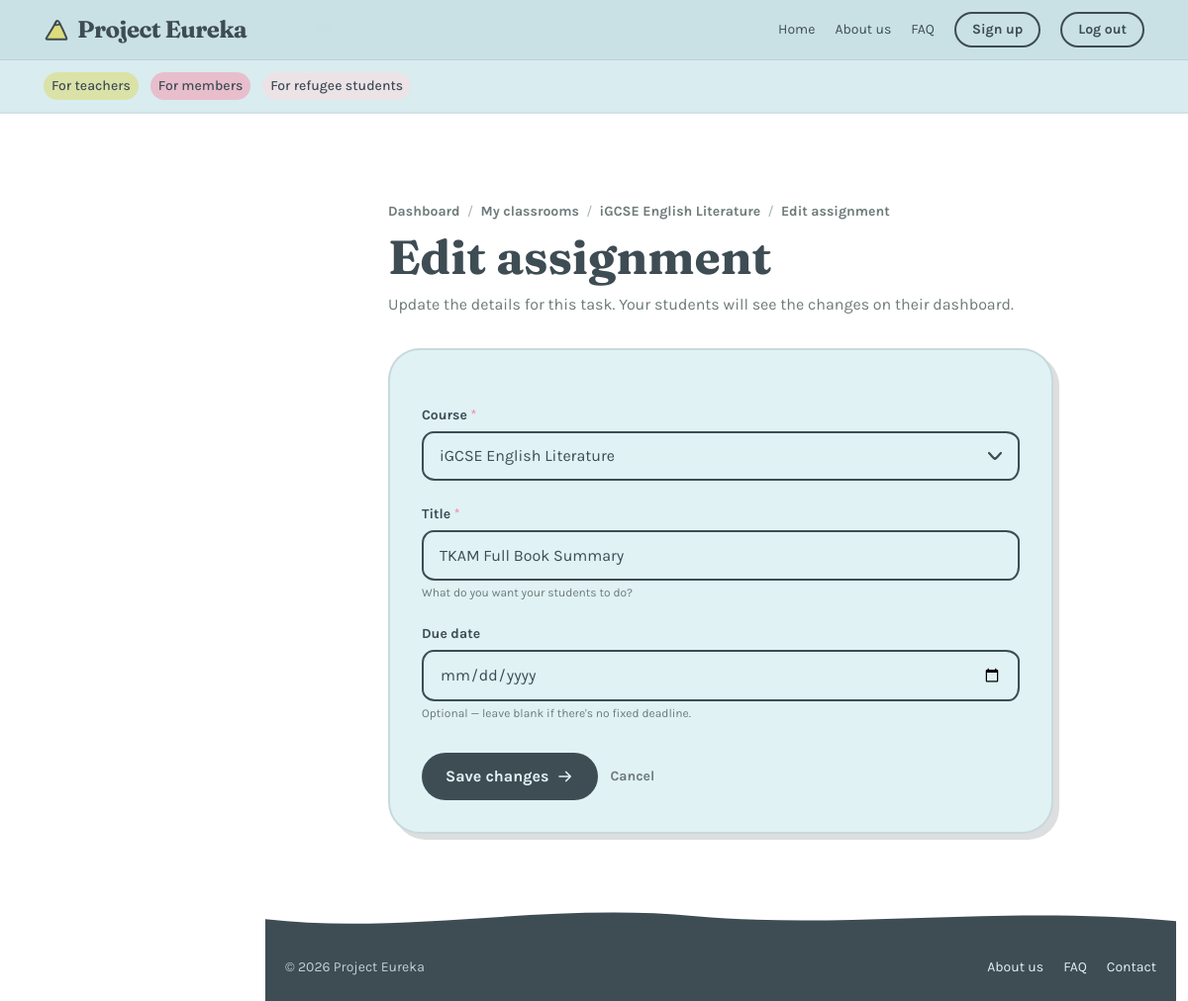
Page /classes/assignments/2/edit/ (signed in) on the committed database.
### classes/models.py (models this page shows, shortened)
class Assignment(models.Model):
    course = models.ForeignKey(Course, on_delete=models.CASCADE, related_name="assignments")
    title = models.CharField(max_length=200)
    due_date = models.DateField(null=True, blank=True)
    is_done = models.BooleanField(default=False)
    created_at = models.DateTimeField(auto_now_add=True)
    class Meta:
        ordering = ["is_done", "due_date"]

class Course(models.Model):
    name = models.CharField(max_length=120)
    subject = models.CharField(max_length=80, blank=True)
    teacher = models.ForeignKey(
        settings.AUTH_USER_MODEL,
        on_delete=models.CASCADE,
        related_name="courses_taught",
    )
    color = models.CharField(max_length=20, default="mint")  # dashboard card accent
    created_at = models.DateTimeField(auto_now_add=True)
    def __str__(self):
        return self.name

### classes/views.py (the view)
# urls.py: path("assignments/<int:assignment_id>/edit/", views.edit_assignment, name="edit_assignment"),
@login_required
def edit_assignment(request, assignment_id):
    assignment = get_object_or_404(Assignment, pk=assignment_id, course__teacher=request.user)
    if request.method == "POST":
        form = AssignmentForm(request.POST, instance=assignment, teacher=request.user)
        if form.is_valid():
            form.save()
            return redirect("teachers:course_detail", course_id=assignment.course_id)
    else:
        form = AssignmentForm(instance=assignment, teacher=request.user)
    return render(request, "teachers/assignment_form.html", {
        "current_page": "teachers",
        "signed_in": True,
        "display_name": request.user.get_short_name() or request.user.username,
        "avatar_letter": (request.user.get_short_name() or request.user.username)[:1].upper(),
        "form": form,
        "editing": True,
        "assignment": assignment,
    })

### classes/forms.py
class AssignmentForm(forms.ModelForm):
    class Meta:
        model = Assignment
        fields = ["course", "title", "due_date"]
        widgets = {
            "course": forms.Select(attrs={"class": "doodle-select"}),
            "title": forms.TextInput(attrs={
                "class": "doodle-input",
                "placeholder": "e.g. Write about your week",
            }),
            "due_date": forms.DateInput(attrs={
                "class": "doodle-input",
                "type": "date",   # native browser date picker
            }),
        }
    def __init__(self, *args, teacher=None, **kwargs):
        super().__init__(*args, **kwargs)
        if teacher is not None:
            self.fields["course"].queryset = Course.objects.filter(teacher=teacher).order_by("name")

### teachers/templates/teachers/assignment_form.html (shortened to what this page needs)
{% extends "base.html" %}
{% load static %}
{% load i18n %}
{% block body %}
{% include "partials/header.html" %}
  <div id="main-shell" class="pt-32">
    <main class="pb-16 pt-6">
      <section class="mx-auto max-w-2xl">
        <p class="reveal text-sm text-inksoft mb-3">
          <a href="{% url 'teachers:dashboard' %}" class="squiggle-link font-bold">{% translate "Dashboard" %}</a>
          <span class="mx-1 text-inksoft/60">/</span>
          <a href="{% url 'teachers:classrooms' %}" class="squiggle-link font-bold">{% translate "My classrooms" %}</a>
          {% if editing %}
            <span class="mx-1 text-inksoft/60">/</span>
            <a href="{% url 'teachers:course_detail' assignment.course_id %}" class="squiggle-link font-bold">{{ assignment.course.name }}</a>
          {% endif %}
          <span class="mx-1 text-inksoft/60">/</span>
          <span class="font-bold">{% if editing %}{% translate "Edit assignment" %}{% else %}{% translate "New assignment" %}{% endif %}</span>
        </p>
        <div class="reveal mb-8">
          <h1 class="font-display text-4xl md:text-5xl font-bold leading-[1.05] mb-3">
            {% if editing %}{% translate "Edit assignment" %}{% else %}{% translate "Add an assignment" %}{% endif %}
          </h1>
          <p class="text-inksoft">
            {% if editing %}
              {% translate "Update the details for this task. Your students will see the changes on their dashboard." %}
            {% else %}
              {% translate "Set a task for one of your courses. Your students will see it on their dashboard and can mark it complete." %}
            {% endif %}
          </p>
        </div>
        <div class="reveal rounded-blob bg-cream border-2 border-ink/15 shadow-[6px_6px_0_0_rgba(62,76,84,0.18)] p-6 md:p-8">
          <form method="post" class="space-y-6">
            <div>
              <label for="{{ form.course.id_for_label }}" class="block text-sm font-bold mb-1.5">
                {% translate "Course" %} <span class="text-lilac">*</span>
              </label>
              {{ form.course }}
            </div>
            <div>
              <label for="{{ form.title.id_for_label }}" class="block text-sm font-bold mb-1.5">
                {% translate "Title" %} <span class="text-lilac">*</span>
              </label>
              {{ form.title }}
              <p class="text-xs text-inksoft mt-1">{% translate "What do you want your students to do?" %}</p>
            </div>
            <div>
              <label for="{{ form.due_date.id_for_label }}" class="block text-sm font-bold mb-1.5">
                {% translate "Due date" %}
              </label>
              {{ form.due_date }}
              <p class="text-xs text-inksoft mt-1">{% translate "Optional — leave blank if there's no fixed deadline." %}</p>
            </div>
            <div class="flex flex-wrap items-center gap-3 pt-2">
              <button type="submit" class="inline-flex items-center gap-2 rounded-full bg-ink text-cream px-6 py-3 font-bold hover:bg-ink/80 transition-colors focus-visible:outline focus-visible:outline-2 focus-visible:outline-offset-2 focus-visible:outline-ink">
                {% if editing %}{% translate "Save changes" %}{% else %}{% translate "Create assignment" %}{% endif %}
                <svg width="18" height="18" viewBox="0 0 24 24" fill="none" aria-hidden="true"><path d="M4 12h15m0 0-6-6m6 6-6 6" stroke="currentColor" stroke-width="2.2" stroke-linecap="round" stroke-linejoin="round"/></svg>
              </button>
              {% if editing %}
                <a href="{% url 'teachers:course_detail' assignment.course_id %}" class="squiggle-link text-sm text-inksoft font-bold">{% translate "Cancel" %}</a>
              {% else %}
                <a href="{% url 'teachers:classrooms' %}" class="squiggle-link text-sm text-inksoft font-bold">{% translate "Cancel" %}</a>
              {% endif %}
            </div>
          </form>
        </div>
      </section>
    </main>
    {% include "partials/footer.html" %}
  </div>
{% endblock %}

### static/css/eureka.css (style rules this page uses)
html { scroll-behavior: smooth; }
body { font-family: 'Karla', sans-serif; }
.font-display { font-family: 'Fraunces', serif; }
.squiggle-link { position: relative; text-decoration: none; }
.squiggle-link::after { content: ""; position: absolute; left: 0; right: 0; bottom: -4px; height: 6px; background-size: 60px 6px; opacity: 0; transition: opacity .2s ease; }
.reveal { opacity: 0; transform: translateY(18px); transition: opacity .6s ease, transform .6s ease; }
.reveal.in { opacity: 1; transform: none; }
.doodle-input, .doodle-textarea, .doodle-select { width: 100%; padding: 0.7rem 1rem; font-family: 'Karla', sans-serif; font-size: 1rem; color: #3E4C54; background: #E0F2F4; border: 2.5px solid #3E4C54; border-radius: 12px 14px 11px 13px / 13px 11px 14px 12px; outline: none; transition: background .15s ease, box-shadow .15s ease, transform .15s ease; }
.doodle-input::placeholder, .doodle-textarea::placeholder { color: rgba(62, 76, 84, 0.45); }
.doodle-select { appearance: none; background-repeat: no-repeat; background-position: right 1rem center; padding-right: 2.6rem; }
:root { --sidebar-w: 244px; --sidebar-w-collapsed: 68px; }
#main-shell { margin-left: calc(var(--sidebar-w) + 24px); padding-right: 12px; transition: margin-left .28s ease; }

### rows in the picture
Assignment: course.name "iGCSE English Literature", course "iGCSE English Literature", title "TKAM Full Book Summary"
